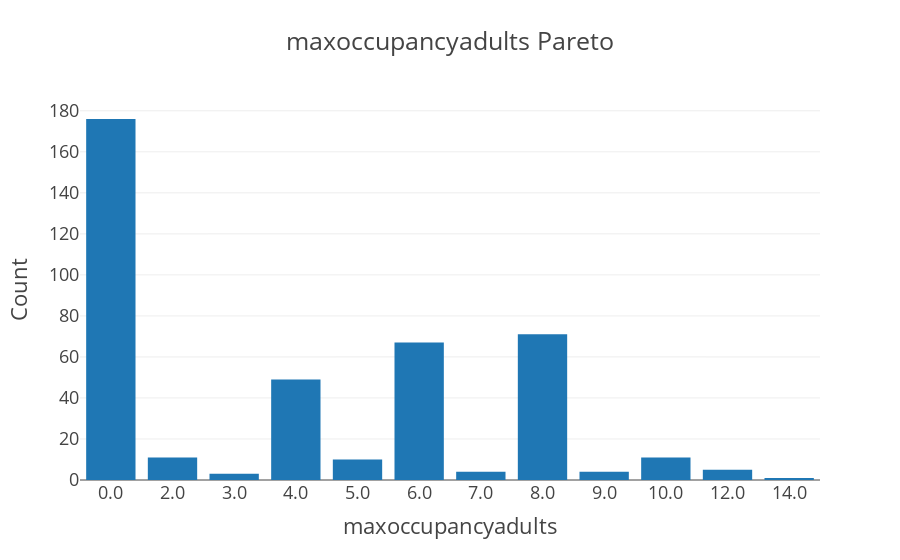

The code cell stored with this chart in its notebook:
### Markdown cell above
Above is a pareto chart of the maxoccupancyadults values. 81% of values are missing. The most common non-null value is 0 with 176 samples.

### Code cell
d2 = units.maxoccupancyadults.value_counts().sort_index()
fig = go.Figure(go.Bar(x=d2.index.astype(str), y=d2))
fig.update_layout(title='maxoccupancyadults Pareto', 
                  xaxis={'type':'category', 'title':'maxoccupancyadults'},
                 yaxis={'title':'Count'})

fig.show()

### Figure 1 — Plotly figure (JSON) as saved in the notebook; plotly's stock layout.template omitted (floating-point values rounded to 4 significant figures)
{"data": [{"type": "bar", "x": ["0.0", "2.0", "3.0", "4.0", "5.0", "6.0", "7.0", "8.0", "9.0", "10.0", "12.0", "14.0"], "y": [176, 11, 3, 49, 10, 67, 4, 71, 4, 11, 5, 1]}], "layout": {"autosize": true, "title": {"text": "maxoccupancyadults Pareto"}, "xaxis": {"autorange": true, "range": [-0.5, 11.5], "title": {"text": "maxoccupancyadults"}, "type": "category"}, "yaxis": {"autorange": true, "range": [0, 185.3], "title": {"text": "Count"}, "type": "linear"}}}
